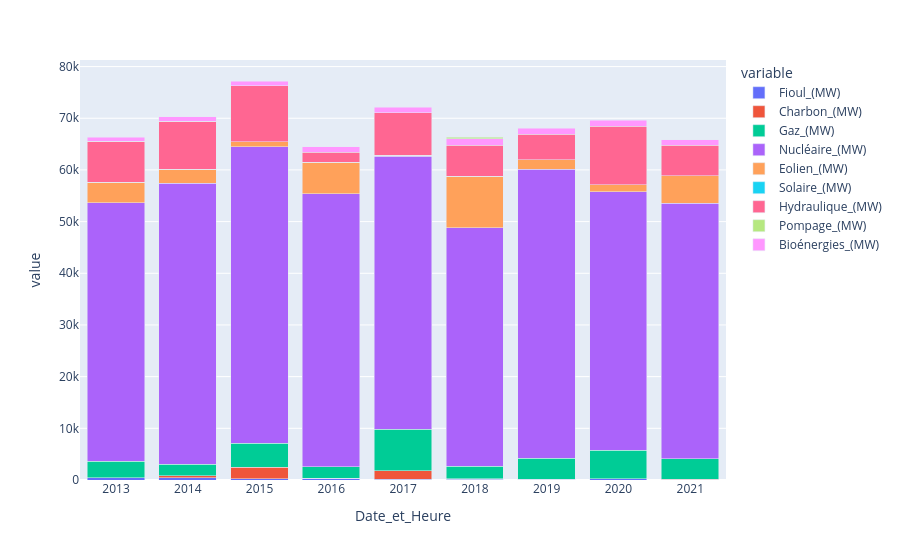

Notebook code cell kept with this figure:
### Code cell
df_prod.plot(kind='bar', barmode='stack')

### Figure 1 — Plotly figure (JSON) as saved in the notebook; plotly's stock layout.template omitted (floating-point values rounded to 4 significant figures)
{"data": [{"hovertemplate": "variable=Fioul_(MW)<br>Date_et_Heure=%{x}<br>value=%{y}<extra></extra>", "legendgroup": "Fioul_(MW)", "marker": {"color": "#636efa", "pattern": {"shape": ""}}, "name": "Fioul_(MW)", "orientation": "v", "showlegend": true, "textposition": "auto", "type": "bar", "x": ["2012-12-31T00:00:00.000000000", "2013-12-31T00:00:00.000000000", "2014-12-31T00:00:00.000000000", "2015-12-31T00:00:00.000000000", "2016-12-31T00:00:00.000000000", "2017-12-31T00:00:00.000000000", "2018-12-31T00:00:00.000000000", "2019-12-31T00:00:00.000000000", "2020-12-31T00:00:00.000000000"], "xaxis": "x", "y": [481.0, 451.0, 280.0, 315.0, 167.0, 167.0, 147.0, 268.0, 92.0], "yaxis": "y"}, {"hovertemplate": "variable=Charbon_(MW)<br>Date_et_Heure=%{x}<br>value=%{y}<extra></extra>", "legendgroup": "Charbon_(MW)", "marker": {"color": "#EF553B", "pattern": {"shape": ""}}, "name": "Charbon_(MW)", "orientation": "v", "showlegend": true, "textposition": "auto", "type": "bar", "x": ["2012-12-31T00:00:00.000000000", "2013-12-31T00:00:00.000000000", "2014-12-31T00:00:00.000000000", "2015-12-31T00:00:00.000000000", "2016-12-31T00:00:00.000000000", "2017-12-31T00:00:00.000000000", "2018-12-31T00:00:00.000000000", "2019-12-31T00:00:00.000000000", "2020-12-31T00:00:00.000000000"], "xaxis": "x", "y": [0.0, 345.0, 2145.0, 21.0, 1603.0, 37.0, 13.0, 10.0, 8.0], "yaxis": "y"}, {"hovertemplate": "variable=Gaz_(MW)<br>Date_et_Heure=%{x}<br>value=%{y}<extra></extra>", "legendgroup": "Gaz_(MW)", "marker": {"color": "#00cc96", "pattern": {"shape": ""}}, "name": "Gaz_(MW)", "orientation": "v", "showlegend": true, "textposition": "auto", "type": "bar", "x": ["2012-12-31T00:00:00.000000000", "2013-12-31T00:00:00.000000000", "2014-12-31T00:00:00.000000000", "2015-12-31T00:00:00.000000000", "2016-12-31T00:00:00.000000000", "2017-12-31T00:00:00.000000000", "2018-12-31T00:00:00.000000000", "2019-12-31T00:00:00.000000000", "2020-12-31T00:00:00.000000000"], "xaxis": "x", "y": [3117.0, 2231.0, 4721.0, 2275.0, 8069.0, 2456.0, 4022.0, 5494.0, 3966.0], "yaxis": "y"}, {"hovertemplate": "variable=Nucléaire_(MW)<br>Date_et_Heure=%{x}<br>value=%{y}<extra></extra>", "legendgroup": "Nucléaire_(MW)", "marker": {"color": "#ab63fa", "pattern": {"shape": ""}}, "name": "Nucléaire_(MW)", "orientation": "v", "showlegend": true, "textposition": "auto", "type": "bar", "x": ["2012-12-31T00:00:00.000000000", "2013-12-31T00:00:00.000000000", "2014-12-31T00:00:00.000000000", "2015-12-31T00:00:00.000000000", "2016-12-31T00:00:00.000000000", "2017-12-31T00:00:00.000000000", "2018-12-31T00:00:00.000000000", "2019-12-31T00:00:00.000000000", "2020-12-31T00:00:00.000000000"], "xaxis": "x", "y": [50080.0, 54420.0, 57380.0, 52750.0, 52790.0, 46160.0, 55960.0, 49970.0, 49480.0], "yaxis": "y"}, {"hovertemplate": "variable=Eolien_(MW)<br>Date_et_Heure=%{x}<br>value=%{y}<extra></extra>", "legendgroup": "Eolien_(MW)", "marker": {"color": "#FFA15A", "pattern": {"shape": ""}}, "name": "Eolien_(MW)", "orientation": "v", "showlegend": true, "textposition": "auto", "type": "bar", "x": ["2012-12-31T00:00:00.000000000", "2013-12-31T00:00:00.000000000", "2014-12-31T00:00:00.000000000", "2015-12-31T00:00:00.000000000", "2016-12-31T00:00:00.000000000", "2017-12-31T00:00:00.000000000", "2018-12-31T00:00:00.000000000", "2019-12-31T00:00:00.000000000", "2020-12-31T00:00:00.000000000"], "xaxis": "x", "y": [3942.0, 2700.0, 951.0, 6095.0, 235.0, 10000.0, 1863.0, 1443.0, 5360.0], "yaxis": "y"}, {"hovertemplate": "variable=Solaire_(MW)<br>Date_et_Heure=%{x}<br>value=%{y}<extra></extra>", "legendgroup": "Solaire_(MW)", "marker": {"color": "#19d3f3", "pattern": {"shape": ""}}, "name": "Solaire_(MW)", "orientation": "v", "showlegend": true, "textposition": "auto", "type": "bar", "x": ["2012-12-31T00:00:00.000000000", "2013-12-31T00:00:00.000000000", "2014-12-31T00:00:00.000000000", "2015-12-31T00:00:00.000000000", "2016-12-31T00:00:00.000000000", "2017-12-31T00:00:00.000000000", "2018-12-31T00:00:00.000000000", "2019-12-31T00:00:00.000000000", "2020-12-31T00:00:00.000000000"], "xaxis": "x", "y": [0.0, 0.0, 0.0, -1.0, -1.0, -1.0, -1.0, -1.0, -1.0], "yaxis": "y"}, {"hovertemplate": "variable=Hydraulique_(MW)<br>Date_et_Heure=%{x}<br>value=%{y}<extra></extra>", "legendgroup": "Hydraulique_(MW)", "marker": {"color": "#FF6692", "pattern": {"shape": ""}}, "name": "Hydraulique_(MW)", "orientation": "v", "showlegend": true, "textposition": "auto", "type": "bar", "x": ["2012-12-31T00:00:00.000000000", "2013-12-31T00:00:00.000000000", "2014-12-31T00:00:00.000000000", "2015-12-31T00:00:00.000000000", "2016-12-31T00:00:00.000000000", "2017-12-31T00:00:00.000000000", "2018-12-31T00:00:00.000000000", "2019-12-31T00:00:00.000000000", "2020-12-31T00:00:00.000000000"], "xaxis": "x", "y": [7941.0, 9304.0, 10800.0, 2211.0, 8217.0, 7514.0, 5282.0, 11320.0, 6026.0], "yaxis": "y"}, {"hovertemplate": "variable=Pompage_(MW)<br>Date_et_Heure=%{x}<br>value=%{y}<extra></extra>", "legendgroup": "Pompage_(MW)", "marker": {"color": "#B6E880", "pattern": {"shape": ""}}, "name": "Pompage_(MW)", "orientation": "v", "showlegend": true, "textposition": "auto", "type": "bar", "x": ["2012-12-31T00:00:00.000000000", "2013-12-31T00:00:00.000000000", "2014-12-31T00:00:00.000000000", "2015-12-31T00:00:00.000000000", "2016-12-31T00:00:00.000000000", "2017-12-31T00:00:00.000000000", "2018-12-31T00:00:00.000000000", "2019-12-31T00:00:00.000000000", "2020-12-31T00:00:00.000000000"], "xaxis": "x", "y": [-4.0, -8.0, -24.0, -279.0, -35.0, -1525.0, -339.0, -80.0, -199.0], "yaxis": "y"}, {"hovertemplate": "variable=Bioénergies_(MW)<br>Date_et_Heure=%{x}<br>value=%{y}<extra></extra>", "legendgroup": "Bioénergies_(MW)", "marker": {"color": "#FF97FF", "pattern": {"shape": ""}}, "name": "Bioénergies_(MW)", "orientation": "v", "showlegend": true, "textposition": "auto", "type": "bar", "x": ["2012-12-31T00:00:00.000000000", "2013-12-31T00:00:00.000000000", "2014-12-31T00:00:00.000000000", "2015-12-31T00:00:00.000000000", "2016-12-31T00:00:00.000000000", "2017-12-31T00:00:00.000000000", "2018-12-31T00:00:00.000000000", "2019-12-31T00:00:00.000000000", "2020-12-31T00:00:00.000000000"], "xaxis": "x", "y": [725.0, 797.0, 957.0, 1062.0, 1088.0, 1208.0, 1139.0, 1145.0, 1096.0], "yaxis": "y"}], "layout": {"barmode": "stack", "legend": {"title": {"text": "variable"}, "tracegroupgap": 0}, "margin": {"t": 60}, "xaxis": {"anchor": "y", "domain": [0, 1], "title": {"text": "Date_et_Heure"}}, "yaxis": {"anchor": "x", "domain": [0, 1], "title": {"text": "value"}}}}
